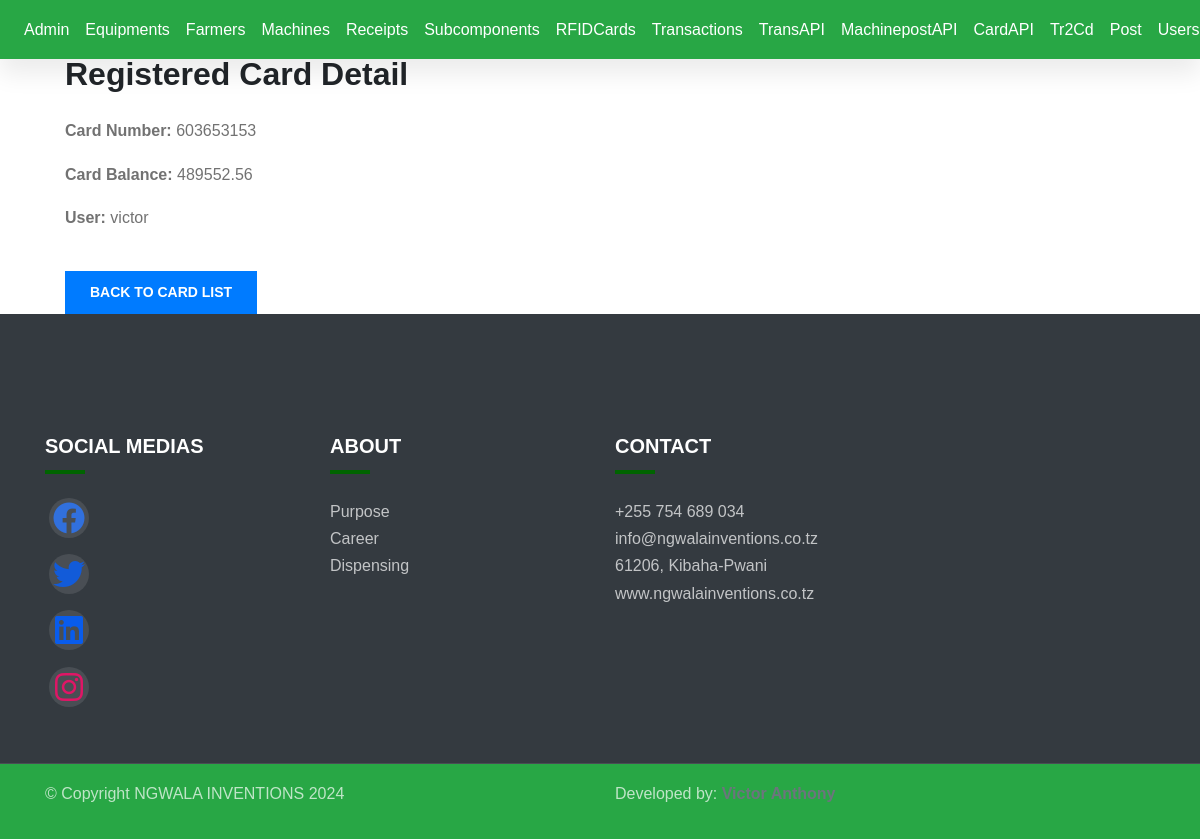
The app's page /registered-cards/1/ (signed in) with its own data.
### db/models.py (models this page shows, shortened)
class RegisteredCard(models.Model):
    phone = models.CharField(verbose_name='Namba ya Simu:', max_length=16, null=True)
    user = models.ForeignKey(User, on_delete=models.CASCADE, related_name='registered_card')
    card_number = models.CharField(max_length=10, unique=True)
    card_balance = models.DecimalField(default=0.00, max_digits=10, decimal_places=2)

### db/views.py (the view)
# urls.py: path('registered-cards/<int:pk>/', views.registered_card_detail, name='registered-card-detail'),
@login_required
def registered_card_detail(request, pk):
    card = get_object_or_404(RegisteredCard, pk=pk)
    return render(request, 'registered_card_detail.html', {'card': card})

### db/context_processors.py (called while the page is built)
def user_profile(request):
    if request.user.is_authenticated:
        try:
            user_profile = UserProfile.objects.get(user=request.user)
        except UserProfile.DoesNotExist:
            user_profile = None
    else:
        user_profile = None
    return {'user_profile': user_profile}

### db/templates/registered_card_detail.html
{% extends 'base.html' %}
{% block content %}
  <div class="container mt-4 col-md-11">
    <h2 class="mb-4">Registered Card Detail</h2>
    <div>
      <p><strong>Card Number:</strong> {{ card.card_number }}</p>
      <p><strong>Card Balance:</strong> {{ card.card_balance }}</p>
      <p><strong>User:</strong> {{ card.user.username }}</p>
    </div>
    <a href="{% url 'registered-card-list' %}" class="btn btn-primary mt-4">Back to Card List</a>
  </div>
{% endblock %}

### static/css/index.css (style rules this page uses)
:root { --c-dark: #212529; --c-brand: darkgreen; --c-brand-light: #4e8b57; --c-brand-rgb: 46, 139, 87; --c-body: #727272; --font-base: "ClashDisplay", sans-serif; --box-shadow: 0px 15px 25px rgba(0,0,0,0.08); --transition: all 0.5s ease; }
body { font-family: var(--font-base); line-height: 1.7; color: var(--c-body); }
h1, h2, h3,h4, h5, h6, .h1, .h2, .h3, .h4, .h5, .h6 { font-weight: 600; color: var(--c-dark); }
a { text-decoration: none; color: var(--c-brand); transition: var(--transition); }
.btn { font-weight: 600; font-size: 14px; text-transform: uppercase; border-radius: 0; padding: 10px 24px; }

### templates/base.html (style rules this page uses)
a { text-decoration: none; }

### records on screen
RegisteredCard: card_number "603653153", card_balance "489552.56", user.username "victor"
